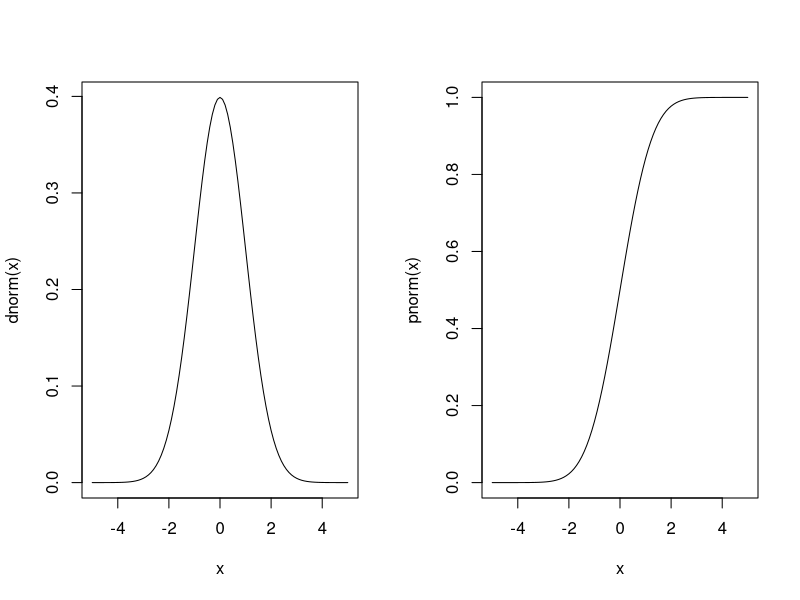

Reproduce this figure in R.


# Draw a standard normal distribution and its cumulative
par(mfrow = c(1,2))
curve(dnorm,-5,5)
curve(pnorm,-5,5)

# Area under curve until q
pnorm(q = 1.96)
# Which q covers area p?
qnorm(p = 0.975)

